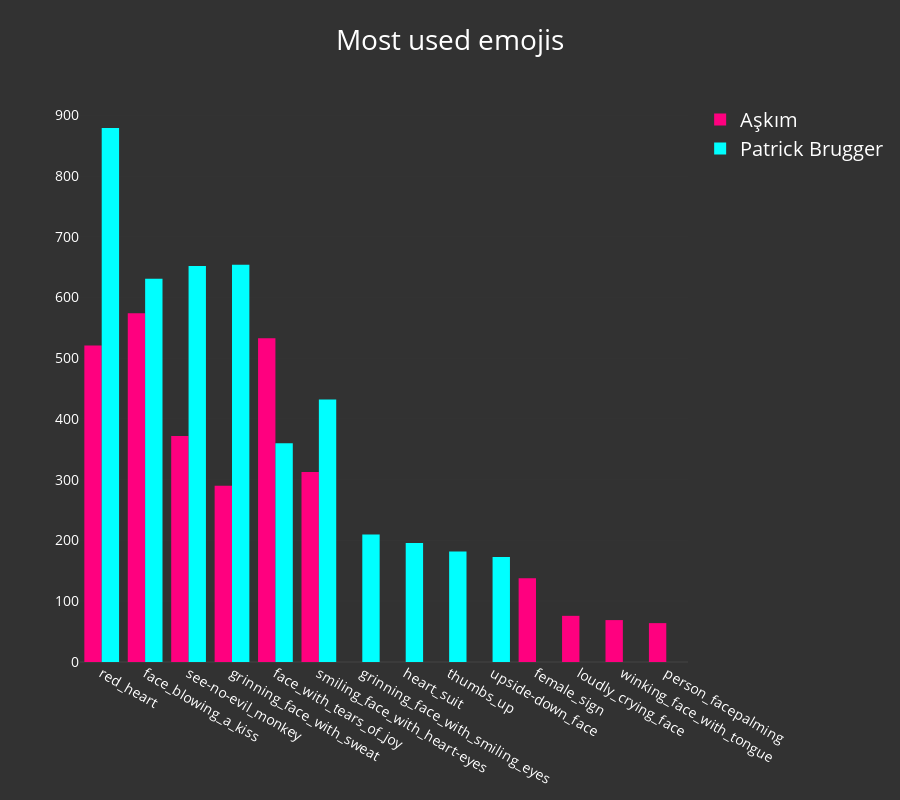

This figure's notebook cell:
### Code cell
iplot(wa.plot_most_used_emojis(nb_mode=True))

### Figure 1 — Plotly figure (JSON) as saved in the notebook; plotly's stock layout.template omitted (floating-point values rounded to 4 significant figures)
{"data": [{"marker": {"color": "rgba(255, 0, 127, 1)"}, "name": "Aşkım", "type": "bar", "uid": "d75ee4be-dc48-480c-bc3f-f2eefdb98de0", "x": ["red_heart", "face_blowing_a_kiss", "see-no-evil_monkey", "grinning_face_with_sweat", "face_with_tears_of_joy", "smiling_face_with_heart-eyes", "grinning_face_with_smiling_eyes", "heart_suit", "thumbs_up", "upside-down_face", "female_sign", "loudly_crying_face", "winking_face_with_tongue", "person_facepalming"], "y": [521, 574, 372, 290, 533, 313, 0, 0, 0, 0, 138, 76, 69, 64]}, {"marker": {"color": "rgba(0, 255, 255, 1)"}, "name": "Patrick Brugger", "type": "bar", "uid": "5ba5270e-d9e6-437e-875f-021c827fb598", "x": ["red_heart", "face_blowing_a_kiss", "see-no-evil_monkey", "grinning_face_with_sweat", "face_with_tears_of_joy", "smiling_face_with_heart-eyes", "grinning_face_with_smiling_eyes", "heart_suit", "thumbs_up", "upside-down_face", "female_sign", "loudly_crying_face", "winking_face_with_tongue", "person_facepalming"], "y": [879, 631, 652, 654, 360, 432, 210, 196, 182, 173, 0, 0, 0, 0]}], "layout": {"font": {"color": "white", "size": 20}, "height": 800, "paper_bgcolor": "rgba(50, 50, 50, 1)", "plot_bgcolor": "rgba(50, 50, 50, 1)", "title": "Most used emojis", "xaxis": {"automargin": true, "showticklabels": true, "tickfont": {"color": "white", "size": 14}, "titlefont": {"color": "white", "size": 18}}, "yaxis": {"automargin": true, "showticklabels": true, "tickfont": {"color": "white", "size": 14}, "titlefont": {"color": "white", "size": 18}}}}
